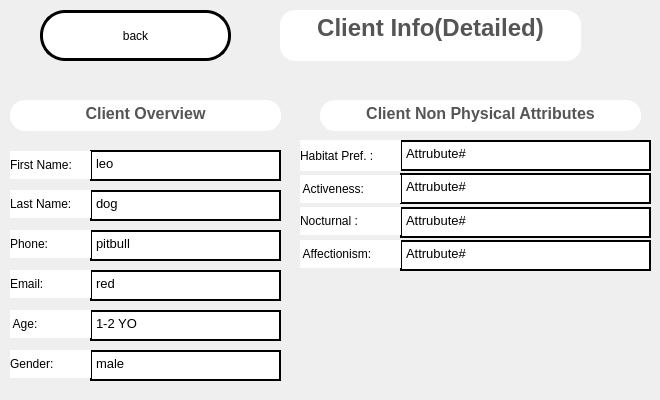
       <widget class="QWidget" name="viewClientsDetailsPage">
        <widget class="QTextBrowser" name="clientNonPhysHeadLine">
         <property name="geometry">
          <rect>
           <x>320</x>
           <y>100</y>
           <width>321</width>
           <height>31</height>
          </rect>
         </property>
         <property name="styleSheet">
          <string notr="true">border: none;
background: white;
border-radius:15px;</string>
         </property>
         <property name="html">
          <string>&lt;!DOCTYPE HTML PUBLIC &quot;-//W3C//DTD HTML 4.0//EN&quot; &quot;http://www.w3.org/TR/REC-html40/strict.dtd&quot;&gt;
&lt;html&gt;&lt;head&gt;&lt;meta name=&quot;qrichtext&quot; content=&quot;1&quot; /&gt;&lt;style type=&quot;text/css&quot;&gt;
p, li { white-space: pre-wrap; }
&lt;/style&gt;&lt;/head&gt;&lt;body style=&quot; font-family:'Sans'; font-size:10pt; font-weight:400; font-style:normal;&quot;&gt;
&lt;p align=&quot;center&quot; style=&quot; margin-top:0px; margin-bottom:0px; margin-left:0px; margin-right:0px; -qt-block-indent:0; text-indent:0px;&quot;&gt;&lt;span style=&quot; font-size:12pt; font-weight:600; color:#555555;&quot;&gt;Client Non Physical Attributes&lt;/span&gt;&lt;/p&gt;&lt;/body&gt;&lt;/html&gt;</string>
         </property>
        </widget>
        <widget class="QGroupBox" name="clientBasicInfoBox">
         <property name="geometry">
          <rect>
           <x>10</x>
           <y>130</y>
           <width>281</width>
           <height>261</height>
          </rect>
         </property>
         <property name="styleSheet">
          <string notr="true">border:none</string>
         </property>
         <property name="title">
          <string/>
         </property>
         <widget class="QTextEdit" name="clientFNameDetailsField">
          <property name="geometry">
           <rect>
            <x>80</x>
            <y>20</y>
            <width>191</width>
            <height>31</height>
           </rect>
          </property>
          <property name="styleSheet">
           <string notr="true">#clientFNameDetailsField{

	background:white;
	border: 2px solid black;
}</string>
          </property>
          <property name="readOnly">
           <bool>true</bool>
          </property>
          <property name="html">
           <string>&lt;!DOCTYPE HTML PUBLIC &quot;-//W3C//DTD HTML 4.0//EN&quot; &quot;http://www.w3.org/TR/REC-html40/strict.dtd&quot;&gt;
&lt;html&gt;&lt;head&gt;&lt;meta name=&quot;qrichtext&quot; content=&quot;1&quot; /&gt;&lt;style type=&quot;text/css&quot;&gt;
p, li { white-space: pre-wrap; }
&lt;/style&gt;&lt;/head&gt;&lt;body style=&quot; font-family:'Sans'; font-size:10pt; font-weight:400; font-style:normal;&quot;&gt;
&lt;p style=&quot; margin-top:0px; margin-bottom:0px; margin-left:0px; margin-right:0px; -qt-block-indent:0; text-indent:0px;&quot;&gt;leo&lt;/p&gt;&lt;/body&gt;&lt;/html&gt;</string>
          </property>
         </widget>
         <widget class="QTextEdit" name="clientLNameDetailsField">
          <property name="geometry">
           <rect>
            <x>80</x>
            <y>60</y>
            <width>191</width>
            <height>31</height>
           </rect>
          </property>
          <property name="styleSheet">
           <string notr="true">#clientLNameDetailsField{

	background:white;
	
	border: 2px solid black;
}</string>
          </property>
          <property name="readOnly">
           <bool>true</bool>
          </property>
          <property name="html">
           <string>&lt;!DOCTYPE HTML PUBLIC &quot;-//W3C//DTD HTML 4.0//EN&quot; &quot;http://www.w3.org/TR/REC-html40/strict.dtd&quot;&gt;
&lt;html&gt;&lt;head&gt;&lt;meta name=&quot;qrichtext&quot; content=&quot;1&quot; /&gt;&lt;style type=&quot;text/css&quot;&gt;
p, li { white-space: pre-wrap; }
&lt;/style&gt;&lt;/head&gt;&lt;body style=&quot; font-family:'Sans'; font-size:10pt; font-weight:400; font-style:normal;&quot;&gt;
&lt;p style=&quot; margin-top:0px; margin-bottom:0px; margin-left:0px; margin-right:0px; -qt-block-indent:0; text-indent:0px;&quot;&gt;dog&lt;/p&gt;&lt;/body&gt;&lt;/html&gt;</string>
          </property>
         </widget>
         <widget class="QTextEdit" name="clientPhoneNumberField">
          <property name="geometry">
           <rect>
            <x>80</x>
            <y>100</y>
            <width>191</width>
            <height>31</height>
           </rect>
          </property>
          <property name="styleSheet">
           <string notr="true">#clientPhoneNumberField{

	background:white;
	
	border: 2px solid black;
}</string>
          </property>
          <property name="readOnly">
           <bool>true</bool>
          </property>
          <property name="html">
           <string>&lt;!DOCTYPE HTML PUBLIC &quot;-//W3C//DTD HTML 4.0//EN&quot; &quot;http://www.w3.org/TR/REC-html40/strict.dtd&quot;&gt;
&lt;html&gt;&lt;head&gt;&lt;meta name=&quot;qrichtext&quot; content=&quot;1&quot; /&gt;&lt;style type=&quot;text/css&quot;&gt;
p, li { white-space: pre-wrap; }
&lt;/style&gt;&lt;/head&gt;&lt;body style=&quot; font-family:'Sans'; font-size:10pt; font-weight:400; font-style:normal;&quot;&gt;
&lt;p style=&quot; margin-top:0px; margin-bottom:0px; margin-left:0px; margin-right:0px; -qt-block-indent:0; text-indent:0px;&quot;&gt;pitbull&lt;/p&gt;&lt;/body&gt;&lt;/html&gt;</string>
          </property>
         </widget>
         <widget class="QTextEdit" name="clientEmailAddressDetailsField">
          <property name="geometry">
           <rect>
            <x>80</x>
            <y>140</y>
            <width>191</width>
            <height>31</height>
           </rect>
          </property>
          <property name="styleSheet">
           <string notr="true">#clientEmailAddressDetailsField{

	background:white;
	border: 2px solid black;
}</string>
          </property>
          <property name="readOnly">
           <bool>true</bool>
          </property>
          <property name="html">
           <string>&lt;!DOCTYPE HTML PUBLIC &quot;-//W3C//DTD HTML 4.0//EN&quot; &quot;http://www.w3.org/TR/REC-html40/strict.dtd&quot;&gt;
&lt;html&gt;&lt;head&gt;&lt;meta name=&quot;qrichtext&quot; content=&quot;1&quot; /&gt;&lt;style type=&quot;text/css&quot;&gt;
p, li { white-space: pre-wrap; }
&lt;/style&gt;&lt;/head&gt;&lt;body style=&quot; font-family:'Sans'; font-size:10pt; font-weight:400; font-style:normal;&quot;&gt;
&lt;p style=&quot; margin-top:0px; margin-bottom:0px; margin-left:0px; margin-right:0px; -qt-block-indent:0; text-indent:0px;&quot;&gt;red&lt;/p&gt;&lt;/body&gt;&lt;/html&gt;</string>
          </property>
         </widget>
         <widget class="QTextEdit" name="clientAgeDetailsField">
          <property name="geometry">
           <rect>
            <x>80</x>
            <y>180</y>
            <width>191</width>
            <height>31</height>
           </rect>
          </property>
          <property name="styleSheet">
           <string notr="true">#clientAgeDetailsField{

	background:white;
	border: 2px solid black;
}</string>
          </property>
          <property name="readOnly">
           <bool>true</bool>
          </property>
          <property name="html">
           <string>&lt;!DOCTYPE HTML PUBLIC &quot;-//W3C//DTD HTML 4.0//EN&quot; &quot;http://www.w3.org/TR/REC-html40/strict.dtd&quot;&gt;
&lt;html&gt;&lt;head&gt;&lt;meta name=&quot;qrichtext&quot; content=&quot;1&quot; /&gt;&lt;style type=&quot;text/css&quot;&gt;
p, li { white-space: pre-wrap; }
&lt;/style&gt;&lt;/head&gt;&lt;body style=&quot; font-family:'Sans'; font-size:10pt; font-weight:400; font-style:normal;&quot;&gt;
&lt;p style=&quot; margin-top:0px; margin-bottom:0px; margin-left:0px; margin-right:0px; -qt-block-indent:0; text-indent:0px;&quot;&gt;1-2 YO&lt;/p&gt;&lt;/body&gt;&lt;/html&gt;</string>
          </property>
         </widget>
         <widget class="QTextEdit" name="clientGenderDetailsField">
          <property name="geometry">
           <rect>
            <x>80</x>
            <y>220</y>
            <width>191</width>
            <height>31</height>
           </rect>
          </property>
          <property name="styleSheet">
           <string notr="true">#clientGenderDetailsField{

	background:white;
	border: 2px solid black;
}</string>
          </property>
          <property name="readOnly">
           <bool>true</bool>
          </property>
          <property name="html">
           <string>&lt;!DOCTYPE HTML PUBLIC &quot;-//W3C//DTD HTML 4.0//EN&quot; &quot;http://www.w3.org/TR/REC-html40/strict.dtd&quot;&gt;
&lt;html&gt;&lt;head&gt;&lt;meta name=&quot;qrichtext&quot; content=&quot;1&quot; /&gt;&lt;style type=&quot;text/css&quot;&gt;
p, li { white-space: pre-wrap; }
&lt;/style&gt;&lt;/head&gt;&lt;body style=&quot; font-family:'Sans'; font-size:10pt; font-weight:400; font-style:normal;&quot;&gt;
&lt;p style=&quot; margin-top:0px; margin-bottom:0px; margin-left:0px; margin-right:0px; -qt-block-indent:0; text-indent:0px;&quot;&gt;male&lt;/p&gt;&lt;/body&gt;&lt;/html&gt;</string>
          </property>
         </widget>
         <widget class="QLabel" name="clientFNameLabel">
          <property name="geometry">
           <rect>
            <x>0</x>
            <y>21</y>
            <width>81</width>
            <height>28</height>
           </rect>
          </property>
          <property name="styleSheet">
           <string notr="true">background: white;

</string>
          </property>
          <property name="text">
           <string>First Name:</string>
          </property>
         </widget>
         <widget class="QLabel" name="clientLNameLabel">
          <property name="geometry">
           <rect>
            <x>0</x>
            <y>60</y>
            <width>81</width>
            <height>28</height>
           </rect>
          </property>
          <property name="styleSheet">
           <string notr="true">background: white;

</string>
          </property>
          <property name="text">
           <string>Last Name:</string>
          </property>
         </widget>
         <widget class="QLabel" name="clientPhoneLabel">
          <property name="geometry">
           <rect>
            <x>0</x>
            <y>100</y>
            <width>81</width>
            <height>28</height>
           </rect>
          </property>
          <property name="styleSheet">
           <string notr="true">background: white;

</string>
          </property>
          <property name="text">
           <string>Phone:</string>
          </property>
         </widget>
         <widget class="QLabel" name="clientEmailLabel">
          <property name="geometry">
           <rect>
            <x>0</x>
            <y>140</y>
            <width>81</width>
            <height>28</height>
           </rect>
          </property>
          <property name="styleSheet">
           <string notr="true">background: white;

</string>
          </property>
          <property name="text">
           <string>Email:</string>
          </property>
         </widget>
         <widget class="QLabel" name="clientAgeLabel">
          <property name="geometry">
           <rect>
            <x>0</x>
            <y>180</y>
            <width>81</width>
            <height>28</height>
           </rect>
          </property>
          <property name="styleSheet">
           <string notr="true">background: white;

</string>
          </property>
          <property name="text">
           <string> Age:</string>
          </property>
         </widget>
         <widget class="QLabel" name="clientGenderLabel">
          <property name="geometry">
           <rect>
            <x>0</x>
            <y>220</y>
            <width>81</width>
            <height>28</height>
           </rect>
          </property>
          <property name="styleSheet">
           <string notr="true">background: white;

</string>
          </property>
          <property name="text">
           <string>Gender:</string>
          </property>
         </widget>
        </widget>
        <widget class="QGroupBox" name="clientNonPhysAttributesBox">
         <property name="geometry">
          <rect>
           <x>290</x>
           <y>130</y>
           <width>361</width>
           <height>161</height>
          </rect>
         </property>
         <property name="styleSheet">
          <string notr="true">border:none</string>
         </property>
         <property name="title">
          <string/>
         </property>
         <widget class="QTextEdit" name="clientHabitatPreferenceDetailsField">
          <property name="geometry">
           <rect>
            <x>110</x>
            <y>10</y>
            <width>251</width>
            <height>31</height>
           </rect>
          </property>
          <property name="styleSheet">
           <string notr="true">#clientHabitatPreferenceDetailsField{

	background:white;

	border: 2px solid black;
}</string>
          </property>
          <property name="readOnly">
           <bool>true</bool>
          </property>
          <property name="html">
           <string>&lt;!DOCTYPE HTML PUBLIC &quot;-//W3C//DTD HTML 4.0//EN&quot; &quot;http://www.w3.org/TR/REC-html40/strict.dtd&quot;&gt;
&lt;html&gt;&lt;head&gt;&lt;meta name=&quot;qrichtext&quot; content=&quot;1&quot; /&gt;&lt;style type=&quot;text/css&quot;&gt;
p, li { white-space: pre-wrap; }
&lt;/style&gt;&lt;/head&gt;&lt;body style=&quot; font-family:'Sans'; font-size:10pt; font-weight:400; font-style:normal;&quot;&gt;
&lt;p style=&quot; margin-top:0px; margin-bottom:0px; margin-left:0px; margin-right:0px; -qt-block-indent:0; text-indent:0px;&quot;&gt;Attrubute#&lt;/p&gt;&lt;/body&gt;&lt;/html&gt;</string>
          </property>
         </widget>
         <widget class="QTextEdit" name="clientActivenessDetailsField">
          <property name="geometry">
           <rect>
            <x>110</x>
            <y>43</y>
            <width>251</width>
            <height>31</height>
           </rect>
          </property>
          <property name="styleSheet">
           <string notr="true">#clientActivenessDetailsField{

	background:white;
	border: 2px solid black;
}</string>
          </property>
          <property name="readOnly">
           <bool>true</bool>
          </property>
          <property name="html">
           <string>&lt;!DOCTYPE HTML PUBLIC &quot;-//W3C//DTD HTML 4.0//EN&quot; &quot;http://www.w3.org/TR/REC-html40/strict.dtd&quot;&gt;
&lt;html&gt;&lt;head&gt;&lt;meta name=&quot;qrichtext&quot; content=&quot;1&quot; /&gt;&lt;style type=&quot;text/css&quot;&gt;
p, li { white-space: pre-wrap; }
&lt;/style&gt;&lt;/head&gt;&lt;body style=&quot; font-family:'Sans'; font-size:10pt; font-weight:400; font-style:normal;&quot;&gt;
&lt;p style=&quot; margin-top:0px; margin-bottom:0px; margin-left:0px; margin-right:0px; -qt-block-indent:0; text-indent:0px;&quot;&gt;Attrubute#&lt;/p&gt;&lt;/body&gt;&lt;/html&gt;</string>
          </property>
         </widget>
         <widget class="QTextEdit" name="clientNocturnalDetailsField">
          <property name="geometry">
           <rect>
            <x>110</x>
            <y>77</y>
            <width>251</width>
            <height>31</height>
           </rect>
          </property>
          <property name="styleSheet">
           <string notr="true">#clientNocturnalDetailsField{

	background:white;
	border: 2px solid black;
}</string>
          </property>
          <property name="readOnly">
           <bool>true</bool>
          </property>
          <property name="html">
           <string>&lt;!DOCTYPE HTML PUBLIC &quot;-//W3C//DTD HTML 4.0//EN&quot; &quot;http://www.w3.org/TR/REC-html40/strict.dtd&quot;&gt;
&lt;html&gt;&lt;head&gt;&lt;meta name=&quot;qrichtext&quot; content=&quot;1&quot; /&gt;&lt;style type=&quot;text/css&quot;&gt;
p, li { white-space: pre-wrap; }
&lt;/style&gt;&lt;/head&gt;&lt;body style=&quot; font-family:'Sans'; font-size:10pt; font-weight:400; font-style:normal;&quot;&gt;
&lt;p style=&quot; margin-top:0px; margin-bottom:0px; margin-left:0px; margin-right:0px; -qt-block-indent:0; text-indent:0px;&quot;&gt;Attrubute#&lt;/p&gt;&lt;/body&gt;&lt;/html&gt;</string>
          </property>
         </widget>
         <widget class="QTextEdit" name="clientAffectionismDetailsField">
          <property name="geometry">
           <rect>
            <x>110</x>
            <y>110</y>
            <width>251</width>
            <height>31</height>
           </rect>
          </property>
          <property name="styleSheet">
           <string notr="true">#clientAffectionismDetailsField{

	background:white;
	border: 2px solid black;
}</string>
          </property>
          <property name="readOnly">
           <bool>true</bool>
          </property>
          <property name="html">
           <string>&lt;!DOCTYPE HTML PUBLIC &quot;-//W3C//DTD HTML 4.0//EN&quot; &quot;http://www.w3.org/TR/REC-html40/strict.dtd&quot;&gt;
&lt;html&gt;&lt;head&gt;&lt;meta name=&quot;qrichtext&quot; content=&quot;1&quot; /&gt;&lt;style type=&quot;text/css&quot;&gt;
p, li { white-space: pre-wrap; }
&lt;/style&gt;&lt;/head&gt;&lt;body style=&quot; font-family:'Sans'; font-size:10pt; font-weight:400; font-style:normal;&quot;&gt;
&lt;p style=&quot; margin-top:0px; margin-bottom:0px; margin-left:0px; margin-right:0px; -qt-block-indent:0; text-indent:0px;&quot;&gt;Attrubute#&lt;/p&gt;&lt;/body&gt;&lt;/html&gt;</string>
          </property>
         </widget>
         <widget class="QLabel" name="clientHabitatLabel">
          <property name="geometry">
           <rect>
            <x>10</x>
            <y>10</y>
            <width>101</width>
            <height>31</height>
           </rect>
          </property>
          <property name="styleSheet">
           <string notr="true">background: white;

</string>
          </property>
          <property name="text">
           <string>Habitat Pref. :</string>
          </property>
         </widget>
         <widget class="QLabel" name="clientActivenessLabel">
          <property name="geometry">
           <rect>
            <x>10</x>
            <y>45</y>
            <width>101</width>
            <height>28</height>
           </rect>
          </property>
          <property name="styleSheet">
           <string notr="true">background: white;

</string>
          </property>
          <property name="text">
           <string> Activeness:</string>
          </property>
         </widget>
         <widget class="QLabel" name="clientNocturnalLabel">
          <property name="geometry">
           <rect>
            <x>10</x>
            <y>77</y>
            <width>101</width>
            <height>28</height>
           </rect>
          </property>
          <property name="styleSheet">
           <string notr="true">background: white;

</string>
          </property>
          <property name="text">
           <string>Nocturnal :</string>
          </property>
         </widget>
         <widget class="QLabel" name="clientAffectionismLabel">
          <property name="geometry">
           <rect>
            <x>10</x>
            <y>110</y>
            <width>101</width>
            <height>28</height>
           </rect>
          </property>
          <property name="styleSheet">
           <string notr="true">background: white;

</string>
          </property>
          <property name="text">
           <string> Affectionism:</string>
          </property>
         </widget>
        </widget>
        <widget class="QTextBrowser" name="clientOverViewHeadline">
         <property name="geometry">
          <rect>
           <x>10</x>
           <y>100</y>
           <width>271</width>
           <height>31</height>
          </rect>
         </property>
         <property name="styleSheet">
          <string notr="true">border: none;
background: white;
border-radius:15px;</string>
         </property>
         <property name="html">
          <string>&lt;!DOCTYPE HTML PUBLIC &quot;-//W3C//DTD HTML 4.0//EN&quot; &quot;http://www.w3.org/TR/REC-html40/strict.dtd&quot;&gt;
&lt;html&gt;&lt;head&gt;&lt;meta name=&quot;qrichtext&quot; content=&quot;1&quot; /&gt;&lt;style type=&quot;text/css&quot;&gt;
p, li { white-space: pre-wrap; }
&lt;/style&gt;&lt;/head&gt;&lt;body style=&quot; font-family:'Sans'; font-size:10pt; font-weight:400; font-style:normal;&quot;&gt;
&lt;p align=&quot;center&quot; style=&quot; margin-top:0px; margin-bottom:0px; margin-left:0px; margin-right:0px; -qt-block-indent:0; text-indent:0px;&quot;&gt;&lt;span style=&quot; font-size:12pt; font-weight:600; color:#555555;&quot;&gt;Client Overview&lt;/span&gt;&lt;/p&gt;&lt;/body&gt;&lt;/html&gt;</string>
         </property>
        </widget>
        <widget class="QPushButton" name="backtoClientsListBtn">
         <property name="geometry">
          <rect>
           <x>40</x>
           <y>10</y>
           <width>191</width>
           <height>51</height>
          </rect>
         </property>
         <property name="cursor">
          <cursorShape>PointingHandCursor</cursorShape>
         </property>
         <property name="styleSheet">
          <string notr="true">#backtoClientsListBtn{

border: 3px solid black;

border-radius: 25px;
background: white;
}

#backtoClientsListBtn:hover{

	background:  qlineargradient( x1:0 y1:0, x2:1 y2:0, stop:0 #ffeaa7, stop:1 #fab1a0);
	color:#555;
}






</string>
         </property>
         <property name="text">
          <string>back</string>
         </property>
        </widget>
        <widget class="QTextBrowser" name="clientHeadLineViewDetail">
         <property name="geometry">
          <rect>
           <x>280</x>
           <y>10</y>
           <width>301</width>
           <height>51</height>
          </rect>
         </property>
         <property name="styleSheet">
          <string notr="true">border: none;
background: white;
border-radius:15px;</string>
         </property>
         <property name="html">
          <string>&lt;!DOCTYPE HTML PUBLIC &quot;-//W3C//DTD HTML 4.0//EN&quot; &quot;http://www.w3.org/TR/REC-html40/strict.dtd&quot;&gt;
&lt;html&gt;&lt;head&gt;&lt;meta name=&quot;qrichtext&quot; content=&quot;1&quot; /&gt;&lt;style type=&quot;text/css&quot;&gt;
p, li { white-space: pre-wrap; }
&lt;/style&gt;&lt;/head&gt;&lt;body style=&quot; font-family:'Sans'; font-size:10pt; font-weight:400; font-style:normal;&quot;&gt;
&lt;p align=&quot;center&quot; style=&quot; margin-top:0px; margin-bottom:0px; margin-left:0px; margin-right:0px; -qt-block-indent:0; text-indent:0px;&quot;&gt;&lt;span style=&quot; font-size:18pt; font-weight:600; color:#555555;&quot;&gt;Client Info(Detailed)&lt;/span&gt;&lt;/p&gt;&lt;/body&gt;&lt;/html&gt;</string>
         </property>
        </widget>
       </widget>
